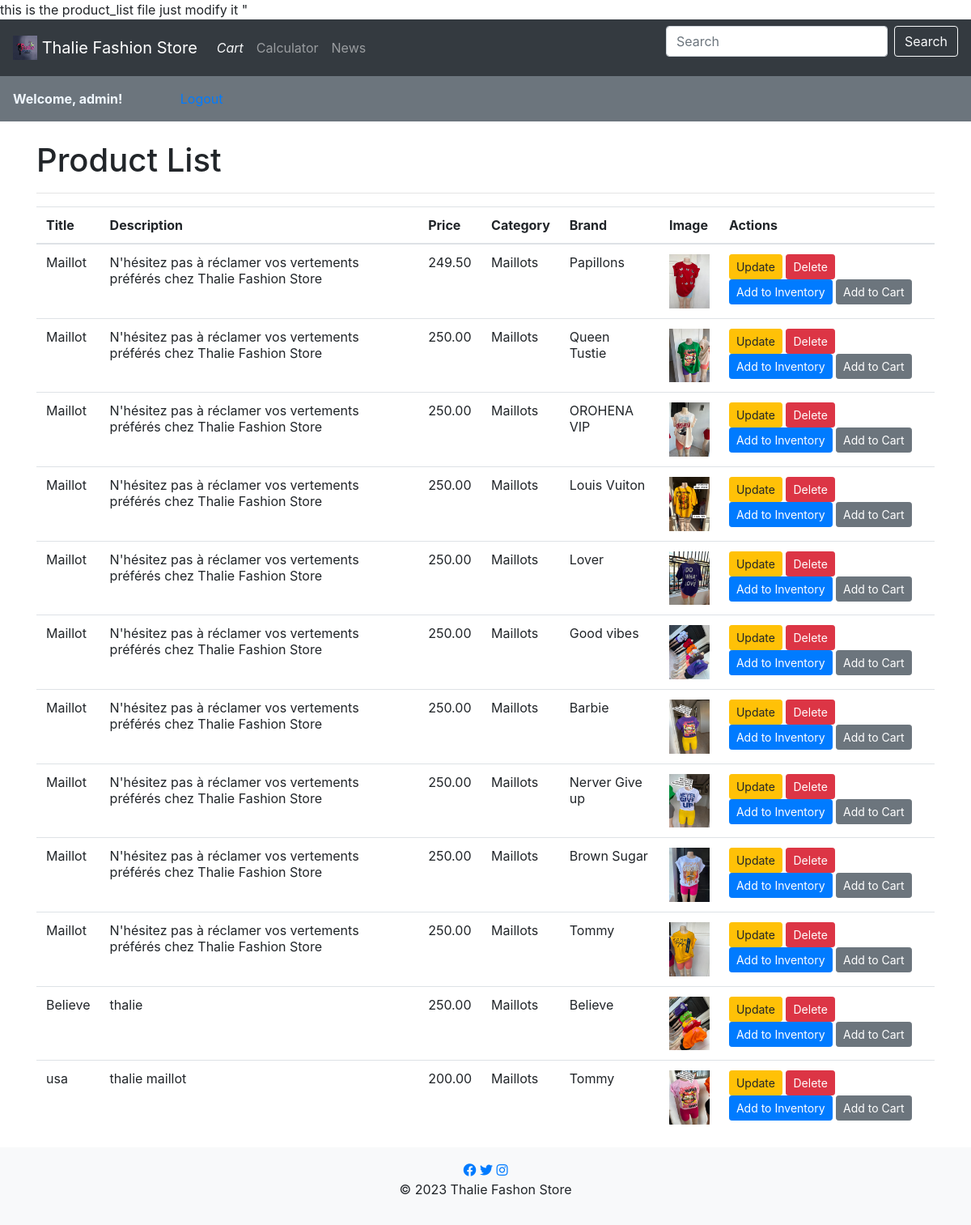
/products (signed in), run on the app's committed database.
### thalie/models.py (models this page shows, shortened)
class Product(models.Model):
    title = models.CharField(max_length=255)
    description = models.TextField()
    price = models.DecimalField(max_digits=10, decimal_places=2)
    category = models.ForeignKey(Category, on_delete=models.SET_NULL, null=True, blank=True)
    brand = models.ForeignKey(Brand, on_delete=models.CASCADE)
    image = models.ImageField(upload_to='product_images/')

class Category(models.Model):
    name = models.CharField(max_length=255)

class Brand(models.Model):
    name = models.CharField(max_length=255)

### thalie/views.py (the view)
# urls.py: path('products', product_list, name='product_list'),
def product_list(request):
    products = Product.objects.all()
    return render(request, 'product_list.html', {'products': products})

### thalie/templates/product_list.html (shortened to what this page needs)
{% extends 'base.html' %}
{% block header %}Product List{% endblock %}
{% block content %}
  <table class="table">
    <thead>
      <tr>
        <th>Title</th>
        <th>Description</th>
        <th>Price</th>
        <th>Category</th>
        <th>Brand</th>
        <th>Image</th>
        <th>Actions</th>
      </tr>
    </thead>
    <tbody>
      {% for product in products %}
        <tr>
          <td>{{ product.title }}</td>
          <td>{{ product.description }}</td>
          <td>{{ product.price }}</td>
          <td>{{ product.category.name }}</td>
          <td>{{ product.brand.name }}</td>
          <td><img src="{{ product.image.url }}" alt="{{ product.title }}" style="max-width: 50px;"></td>
          <td>
            <a href="{% url 'update_product' pk=product.pk %}" class="btn btn-sm btn-warning">Update</a>
            <a href="{% url 'delete_product' pk=product.pk %}" class="btn btn-sm btn-danger">Delete</a>
            <a href="{% url 'add_to_inventory' product_id=product.pk %}" class="btn btn-sm btn-primary">Add to Inventory</a>
            <a href="{% url 'add_to_cart' product_id=product.pk %}" class="btn btn-sm btn-secondary">Add to Cart</a>
          </td>
        </tr>
      {% endfor %}
    </tbody>
  </table>
{% endblock %} "

### thalie/templates/base.html (shortened to what this page needs)
{% load static %}
<!DOCTYPE html>
<html lang="en">
<head>
<link rel="stylesheet" href="{% static 'css/styles.css' %}">
<link rel="stylesheet" href="https://stackpath.bootstrapcdn.com/bootstrap/4.3.1/css/bootstrap.min.css">
    <link rel="stylesheet" href="https://cdnjs.cloudflare.com/ajax/libs/font-awesome/5.15.1/css/all.min.css">
</head>
<body>
<nav class="navbar navbar-expand-lg navbar-dark bg-dark">
    <a class="navbar-brand" href="{% url 'product_views' %}">
        <img src="{% static 'img/logo.jpg' %}" alt="#" height="30" class="d-inline-block align-top">
    Thalie Fashion Store
    </a>
    <div class="collapse navbar-collapse" id="navbarNav">
        <ul class="navbar-nav">
            <li class="nav-item">
                <a class="nav-link" href="{% url 'cart_view' %}"><i class="bi bi-cart4 text-light">Cart</i></a>
            </li>
            <li class="nav-item">
                <a class="nav-link" href="{% url 'calculator' %}">Calculator</a>
            </li>
            <li class="nav-item">
                <a class="nav-link" href="{% url 'news_list' %}">News</a>
            </li>
        </ul>
        <form class="form-inline ml-auto" method="get" action="{% url 'search_products' %}">
            <input class="form-control mr-sm-2" type="search" placeholder="Search" aria-label="Search" name="q"
                   value="{{ query }}">
            <button class="btn btn-outline-light my-2 my-sm-0" type="submit">Search</button>
        </form>
    </div>
</nav>
<nav class="navbar bg-secondary" data-bs-theme="dark" style="color: aliceblue;">
    <ul class="navbar-nav">
        {% if user.is_authenticated %}
            <div class="row ">
                <div class="col-10">
                <li class="nav-item">
                    <span class="navbar-text"><strong> Welcome, {{ user.username }}! </strong></span>
                </li>
            </div>
                <div class="col-2">
                <li class="nav-item">
                    <a class="nav-link" href="{% url 'logout_user' %}">Logout</a>
                </li>
            </div>
            </div>
    {% else %}
                <li class="nav-item">
                    <a class="nav-link" href="{% url 'login_user' %}">Login</a>
                </li>
    {% endif %}
    </ul>
        </nav>
<div class="container mt-4">
    <div class="row">
        <div class="col">
            <h1 id="store-name">{% block header %}Thalie Fashion Store{% endblock %}</h1>
            <hr>
        </div>
    </div>
    <div class="row">
        <div class="col">
            {% block content %}{% endblock %}
        </div>
    </div>
</div>
<footer class="bg-light text-center py-3">
    <div class="social-media">
    <a href="https://www.facebook.com/profile.php?id=100093414459714&sk=about" target="_blank" class="social-icon"><i class="fab fa-facebook"></i></a>
    <a href="#" target="_blank" class="social-icon"><i class="fab fa-twitter"></i></a>
    <a href="#" target="_blank" class="social-icon"><i class="fab fa-instagram"></i></a>
</div>
    <p>&copy; 2023 Thalie Fashon Store</p>
</footer>
</body>
</html>

### data on the page
Product: title "Maillot", description "N'hésitez pas à réclamer vos vertements préférés chez Thalie Fashion Store", price "249.50", category.name "Maillots", brand.name "Papillons", image (picture)
Product: title "Maillot", description "N'hésitez pas à réclamer vos vertements préférés chez Thalie Fashion Store", price "250.00", category.name "Maillots", brand.name "Queen Tustie", image (picture)
Product: title "Maillot", description "N'hésitez pas à réclamer vos vertements préférés chez Thalie Fashion Store", price "250.00", category.name "Maillots", brand.name "OROHENA VIP", image (picture)
Product: title "Maillot", description "N'hésitez pas à réclamer vos vertements préférés chez Thalie Fashion Store", price "250.00", category.name "Maillots", brand.name "Louis Vuiton", image (picture)
Product: title "Maillot", description "N'hésitez pas à réclamer vos vertements préférés chez Thalie Fashion Store", price "250.00", category.name "Maillots", brand.name "Lover", image (picture)
Product: title "Maillot", description "N'hésitez pas à réclamer vos vertements préférés chez Thalie Fashion Store", price "250.00", category.name "Maillots", brand.name "Good vibes", image (picture)
Product: title "Maillot", description "N'hésitez pas à réclamer vos vertements préférés chez Thalie Fashion Store", price "250.00", category.name "Maillots", brand.name "Barbie", image (picture)
Product: title "Maillot", description "N'hésitez pas à réclamer vos vertements préférés chez Thalie Fashion Store", price "250.00", category.name "Maillots", brand.name "Nerver Give up", image (picture)
Product: title "Maillot", description "N'hésitez pas à réclamer vos vertements préférés chez Thalie Fashion Store", price "250.00", category.name "Maillots", brand.name "Brown Sugar", image (picture)
Product: title "Maillot", description "N'hésitez pas à réclamer vos vertements préférés chez Thalie Fashion Store", price "250.00", category.name "Maillots", brand.name "Tommy", image (picture)
Product: title "Believe", description "thalie", price "250.00", category.name "Maillots", brand.name "Believe", image (picture)
Product: title "usa", description "thalie maillot", price "200.00", category.name "Maillots", brand.name "Tommy", image (picture)

### other printed values
{{ user.username }} "admin"
